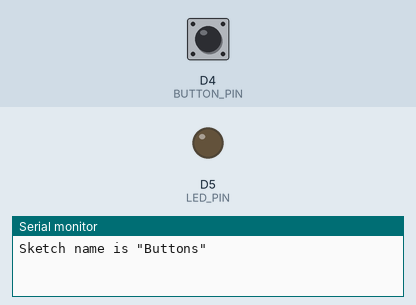
A program run on a simulated ESP8266 (NodeMCU). Shown: output pins drawn as LEDs (lit = HIGH), the last lines printed to the serial monitor. Inputs (shaded band) come from the test bench; at power-on: D4 (BUTTON_PIN) HIGH.

Above: at 1.2 s.
1.3 s: D4 (BUTTON_PIN) pulled LOW for 0.15 s
At 2.5 s:
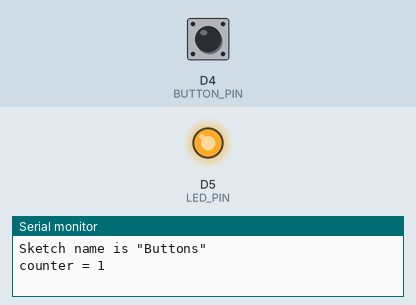
2.9 s: D4 (BUTTON_PIN) pulled LOW for 1 s
At 3.9 s:
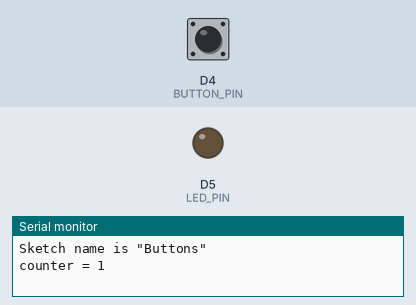
5.4 s: D4 (BUTTON_PIN) pulled LOW for 3.2 s
At 5.8 s:
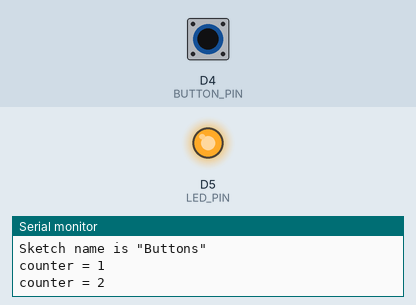
Timing chart, 0 to 8.4 s (numbered marks = the images above; inputs shaded):
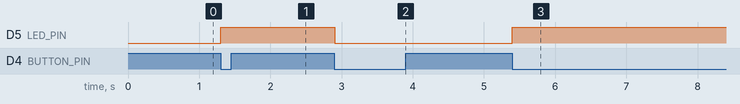

Measured:
- after the input at 1.3 s, D5 (LED_PIN): LOW → HIGH at once
- after the input at 2.9 s, D5 (LED_PIN): HIGH → LOW at once
- after the input at 5.4 s, D5 (LED_PIN): LOW → HIGH at once

The program:

main.cpp
```cpp
#include <Arduino.h>

String sketch_name = "Buttons";


#define BUTTON_PIN D4       //
#define LED_PIN D5       //
int relay1=0;
int relay2=0;
int relay3=0;
int counter=0;

void setup() {
Serial.begin(115200);
Serial.println("Sketch name is \"" + sketch_name + "\"");

  pinMode(LED_PIN, OUTPUT);
  pinMode(BUTTON_PIN, INPUT_PULLUP);
  digitalWrite(BUTTON_PIN, HIGH);
}

void loop() {

if(!digitalRead(BUTTON_PIN) == HIGH && relay1 == 0)
{
  digitalWrite(LED_PIN, !digitalRead(LED_PIN));
  relay1 = 1;
  delay(50);
}

if(!digitalRead(BUTTON_PIN) == LOW && relay1 == 1)
{
  relay1 = 0;
  counter = counter+1;
  //Serial.println("relay1 = " + String(relay1));
Serial.println("counter = " + String(counter));
}


}
```
